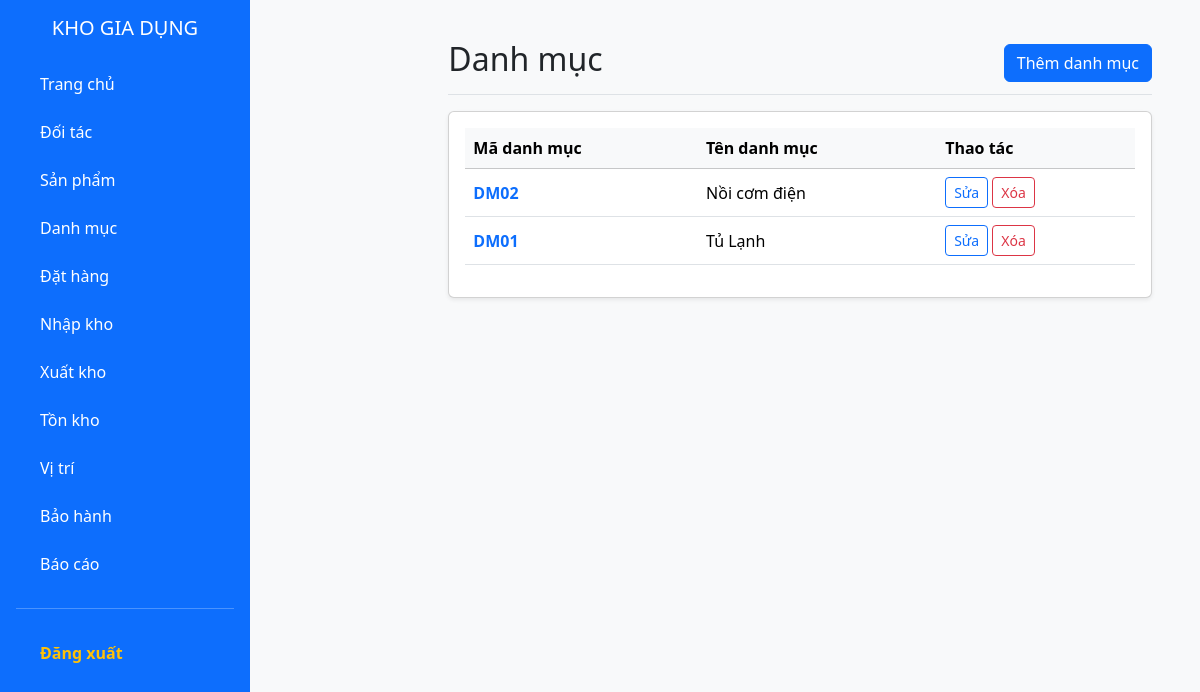
/public/category (signed in), run on an earlier commit of the app's database.
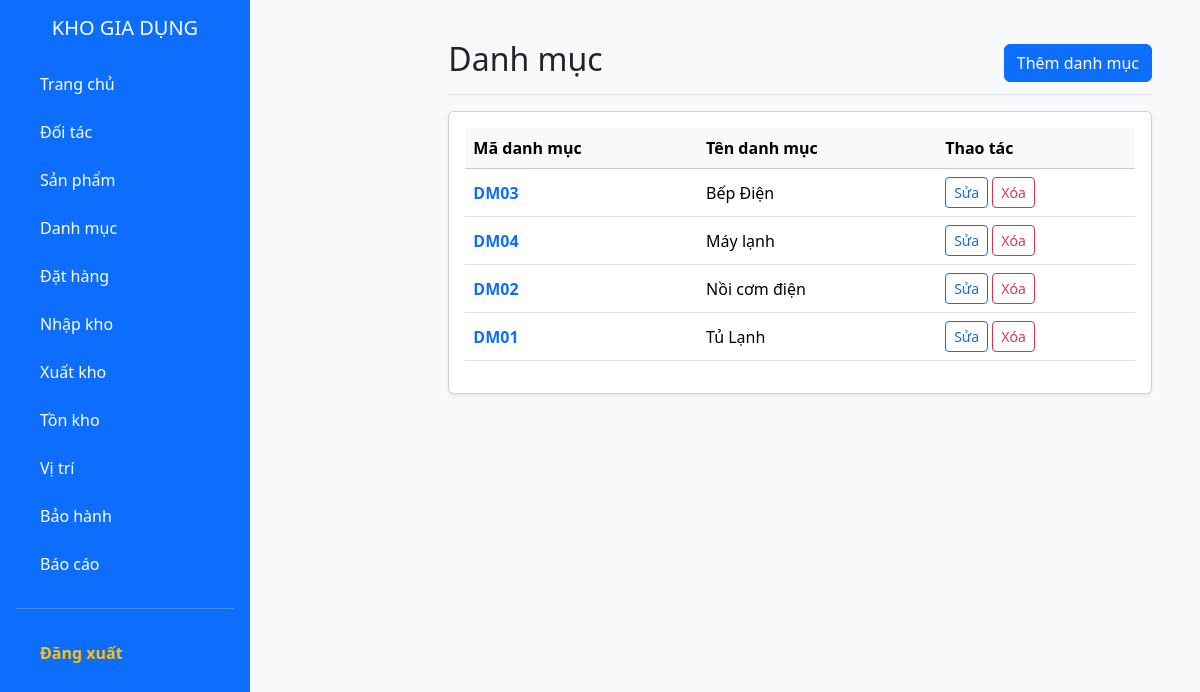
And on a later commit of the database.
### tables this page shows
CREATE TABLE IF NOT EXISTS `danhmuc` (
  `maDanhMuc` varchar(20) NOT NULL,
  `tenDanhMuc` varchar(255) NOT NULL,
  PRIMARY KEY (`maDanhMuc`)
);

### app/controllers/CategoryController.php (called while the page is built, shortened)
<?php
class CategoryController extends Controller {
    private $categoryModel;
    public function __construct() {
        $this->categoryModel = $this->model('CategoryModel');
    }
    public function index() {
        $categories = $this->categoryModel->getAll();
        $data = [
            'title' => 'Danh sách Danh mục',
            'categories' => $categories
        ];
        $this->view('categories/index', $data);
    }
}
?>

### app/core/app.php (called while the page is built, shortened)
<?php
class App {
    protected $action = 'index';
    public function __construct() {
        $url = $this->parseUrl();
        if (isset($url[0])) {
            if (file_exists(APP_ROOT . '/controllers/' . ucfirst($url[0]) . 'Controller.php')) {
                unset($url[0]);
            }
        }
        $this->controller = new $this->controller;
        $this->params = $url ? array_values($url) : [];
        call_user_func_array([$this->controller, $this->action], $this->params);
    }
    public function parseUrl() {
        if (isset($_GET['url'])) {
            return explode('/', filter_var(rtrim($_GET['url'], '/'), FILTER_SANITIZE_URL));
        }
    }
}
?>

### public/index.php (called while the page is built, shortened)
<?php
require_once ROOT_PATH . '/app/core/Database.php';
require_once ROOT_PATH . '/app/core/Controller.php';
require_once ROOT_PATH . '/app/core/App.php';
$app = new App();
?>

### app/core/Database.php (called while the page is built, shortened)
<?php
class Database {
    private static $instance = null;
    private $conn;
    private function __construct() {
        try {
            $dsn = "mysql:host=" . DB_HOST . ";dbname=" . DB_NAME . ";charset=utf8mb4";
            $this->conn = new PDO($dsn, DB_USER, DB_PASS);
            $this->conn->setAttribute(PDO::ATTR_ERRMODE, PDO::ERRMODE_EXCEPTION);
            $this->conn->setAttribute(PDO::ATTR_DEFAULT_FETCH_MODE, PDO::FETCH_ASSOC);
        } catch(PDOException $e) {
            die("Lỗi kết nối MySQL: " . $e->getMessage());
        }
    }
    public static function getInstance() {
        if (!self::$instance) {
            self::$instance = new Database();
        }
        return self::$instance;
    }
    public function getConnection() {
        return $this->conn;
    }
}
?>

### app/models/CategoryModel.php (called while the page is built, shortened)
<?php
class CategoryModel {
    private $conn;
    public function __construct() {
        $this->conn = Database::getInstance()->getConnection();
    }
    public function getAll() {
        $sql = "SELECT * FROM DanhMuc ORDER BY tenDanhMuc ASC";
        $stmt = $this->conn->prepare($sql);
        $stmt->execute();
        return $stmt->fetchAll(PDO::FETCH_ASSOC);
    }
}
?>

### app/views/categories/index.php (the view, shortened to what this page needs)
<?php require_once APP_ROOT . '/views/layouts/header.php'; ?>
<?php require_once APP_ROOT . '/views/layouts/sidebar.php'; ?>
<main class="col-md-9 ms-sm-auto col-lg-10 px-md-4">
    <div class="d-flex justify-content-between flex-wrap flex-md-nowrap align-items-center pt-3 pb-2 mb-3 border-bottom">
        <h1 class="h2">Danh mục</h1>
        <a href="<?php echo BASE_URL; ?>/category/create" class="btn btn-primary">
            <i class="bi bi-plus-lg"></i> Thêm danh mục
        </a>
    </div>
    <div class="card shadow-sm">
        <div class="card-body">
            <div class="table-responsive">
                <table class="table table-hover align-middle">
                    <thead class="table-light">
                        <tr>
                            <th>Mã danh mục</th>
                            <th>Tên danh mục</th>
                            <th>Thao tác</th>
                        </tr>
                    </thead>
                    <tbody>
                        <?php if (!empty($categories)): ?>
                            <?php foreach ($categories as $cat): ?>
                                <tr>
                                    <td class="fw-bold text-primary"><?php echo $cat['maDanhMuc']; ?></td>
                                    <td><?php echo $cat['tenDanhMuc']; ?></td>
                                    <td>
                                        <a href="<?php echo BASE_URL; ?>/category/edit/<?php echo $cat['maDanhMuc']; ?>" class="btn btn-sm btn-outline-primary">
                                            <i class="bi bi-pencil"></i> Sửa
                                        </a>
                                        <a href="<?php echo BASE_URL; ?>/category/delete/<?php echo $cat['maDanhMuc']; ?>" class="btn btn-sm btn-outline-danger"
                                           onclick="return confirm('Bạn có chắc chắn muốn xóa danh mục này? Nếu danh mục đang có hàng hóa, hệ thống sẽ không cho phép xóa.');">
                                           <i class="bi bi-trash"></i> Xóa
                                        </a>
                                    </td>
                                </tr>
                            <?php endforeach; ?>
                        <?php else: ?>
                            <tr><td colspan="3" class="text-center text-muted">Chưa có dữ liệu.</td></tr>
                        <?php endif; ?>
                    </tbody>
                </table>
            </div>
        </div>
    </div>
</main>
<?php require_once APP_ROOT . '/views/layouts/footer.php'; ?>

What changed in the data, as far as the page shows it:
added danhmuc: maDanhMuc "DM03", tenDanhMuc "Bếp Điện"
added danhmuc: maDanhMuc "DM04", tenDanhMuc "Máy lạnh"
